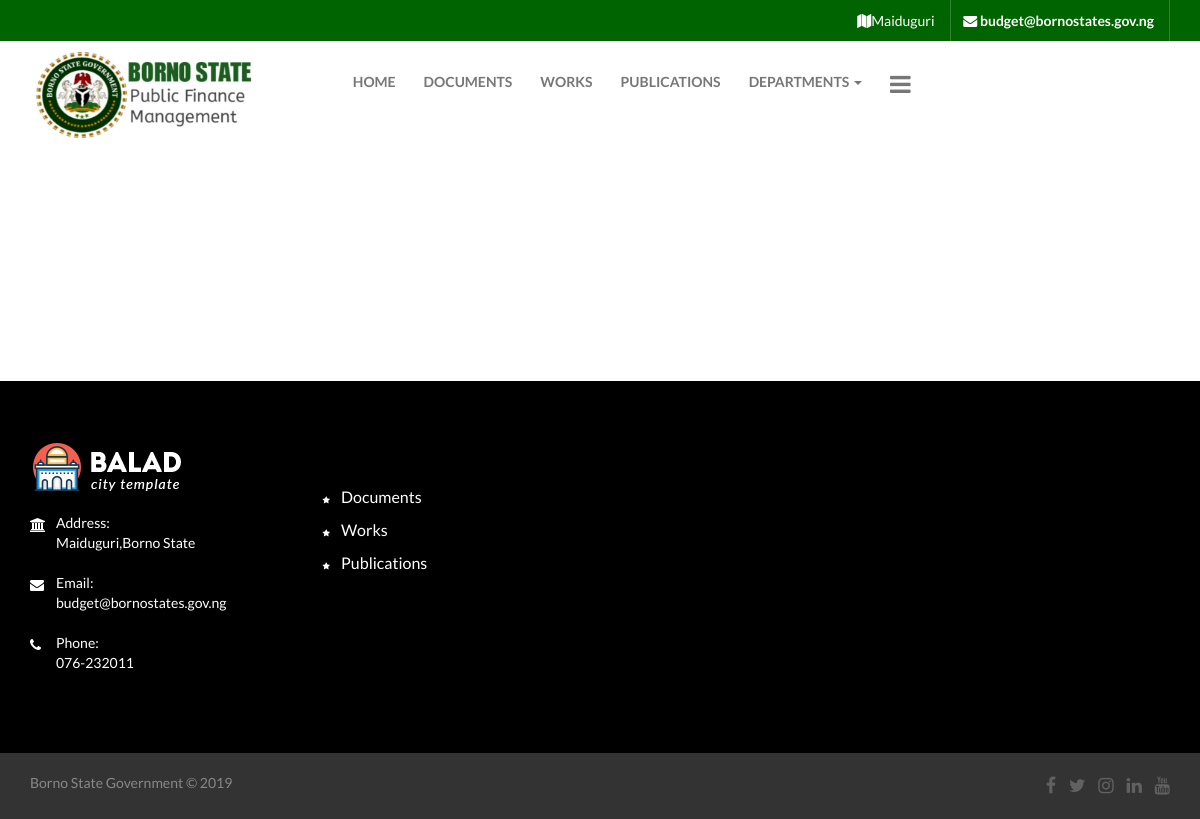
Screenshot of /publications/ with the database file from the repository.
### budget/models.py (models this page shows, shortened)
class Setting(models.Model):
    email = models.CharField(max_length=100)
    phone = models.CharField(max_length=11)
    logo = models.ImageField()
    title = models.CharField(max_length=100)
    address = models.CharField(max_length=100)
    category = models.ForeignKey(Category,on_delete = models.CASCADE,unique=True)
    class Meta:
        verbose_name= 'Setting'
        verbose_name_plural = 'Settings'

### budget/views.py (the view)
# urls.py: path('publications/',views.publications)
def publications(request):
     settings = Setting.objects.get(category_id="2")
     publications = Publication.objects.all()
     context = {
         "settings":settings,
         "publications":publications
     }
     return render(request,'publications.html',context)

### templates/publications.html (shortened to what this page needs)
{% extends 'base.html' %}
{% block body %}
{% load static%}
<div class="main-content p80">
        <br><br><br>
    </div>
{% endblock %}

### templates/partials/nav.html (shortened to what this page needs)
<header class="wf100 header mb-5">
    <div class="topbar">
      <div class="container">
        <div class="row">
          <div class="col-md-6 col-sm-6">
            <ul class="right-links">
              <li> <a href="home-two.html#"><i class="fa fa-map"></i>{{settings.address}}</a> </li>
              <li> <a href="home-two.html#"><i class="fa fa-envelope"></i> <strong>{{settings.email}}</strong></a> </li>
            </ul>
          </div>
        </div>
      </div>
    </div>
    <div class="logo-nav-row">
      <div class="container">
        <div class="row">
          <div class="col-md-12">
            <nav class="navbar">
              <div class="navbar-header">
                <a class="navbar-brand" href="index.html"><img src="{{settings.logo.url}}" style="height:100px"
                    alt=""></a> </div>
              <div class="collapse navbar-collapse" id="bs-example-navbar-collapse-1">
                <ul class="nav navbar-nav">
                  <li><a href="/">HOME</a></li>
                  <li><a href="/documents">DOCUMENTS</a></li>
                  <li><a href="/works">WORKS</a></li>
                  <li><a href="/publications">PUBLICATIONS</a></li>
                  <li class="dropdown"> <a href="#" class="dropdown-toggle" data-toggle="dropdown" role="button" aria-haspopup="true" aria-expanded="true">Departments <span class="caret"></span></a>
                    </li>
                  <li class="bars-btn"><a href="#" id="sidebarCollapse"><i class="fa fa-bars"
                        style="font-size:24px;"></i> </a></li>
                </ul>
              </div>
            </nav>
          </div>
        </div>
      </div>
    </div>
    <br>
  </header>

### templates/partials/footer.html
<footer class="home3 main-footer wf100 ">
            <div class="container">
               <div class="row">
                  <div class="col-md-3 col-sm-6">
                     <div class="textwidget">
                        <img src="images/footer-logo2.png" alt="">
                        <address>
                           <ul>
                              <li> <i class="fa fa-university"></i> <strong>Address:</strong> {{settings.address}},Borno State
                              </li>
                              <li> <i class="fa fa-envelope"></i> <strong>Email:</strong> {{settings.email}}
                              </li>
                              <li> <i class="fa fa-phone"></i> <strong>Phone:</strong> {{settings.phone}}
                              </li>
                           </ul>
                        </address>
                     </div>
                  </div>
                  <div class="col-md-3 col-sm-6">
                     <div class="footer-widget">
                     <br><br>
                        <ul>
                           <li><a href="/documents"><i class="fa fa-star"></i> Documents</a></li>
                           <li><a href="/works"><i class="fa fa-star"></i> Works</a></li>
                           <li><a href="/publications"><i class="fa fa-star"></i> Publications</a></li>
                        </ul>
                     </div>
                  </div>
               </div>
            </div>
         </footer>
         <footer class="footer wf100">
    <div class="container">
      <div class="row">
        <div class="col-md-7 col-sm-7">
          <p class="copyr">Borno State Government © 2019</p>
        </div>
        <div class="col-md-5 col-sm-5">
          <ul class="footer-social">
            <li><a href="#"><i class="fa fa-facebook-f"></i></a></li>
            <li><a href="#"><i class="fa fa-twitter"></i></a></li>
            <li><a href="#"><i class="fa fa-instagram"></i></a></li>
            <li><a href="#"><i class="fa fa-linkedin-in"></i></a></li>
            <li><a href="#"><i class="fa fa-youtube"></i></a></li>
          </ul>
        </div>
      </div>
    </div>
  </footer>

### static/css/color.css (style rules this page uses)
.city-tour strong, ul.reports, .h3-navbar .donate-btn a:hover, .wrap-404 a.back, .wrap-404 button.btn, .main-slider .owl-carousel button.owl-dot span:hover, .main-slider .owl-carousel button.owl-dot.active span, .banner-tags li:hover, .header .topbar, .city-highlights .owl-carousel .owl-nav button.owl-next:hover, .city-highlights .owl-carousel .owl-nav button.owl-prev:hover, .sub-menu a:hover, .logo-nav-row .dropdown-menu>li>a:hover, .slider-caption a:hover, .Mayor-text a:hover, .title-style-2 a:hover, .city-highlights .owl-carousel .owl-nav button.owl- next:hover, .city-highlights .owl-carousel .owl-nav button.owl-prev:hover, .emergency-info, .stay-connected input[type="submit"], .h2-Mayor-msg .Mayor-txt a:hover, .team-heading a:hover, .h3-slider-caption a:hover, .news-details blockquote, .single-post-tags a:hover, .post-comments-form input[type="submit"], .deprt-icon-box a.rm:hover, a.jobs-link:hover, .community-links-style-two li a img, .widget .upcoming-events li:hover .edate, .contact-team, .newsletter-style2 button, .post-comments-form input[type="submit"], .service-page-bottom .newsletter-form button, .city-updates li.more-news a:hover, .department-links li a, .contact-form input[type="submit"], .event-date-share .edate, .event-gallery .eg-thumb a:hover, a.dbutton, .dn-btn, .single-donation-box .progress .progress-bar, li.form-submit button, .donator-details input[type="submit"], .login-box input[type="submit"], .login-account, .register-account input[type="submit"], .home3.emergency-numbers .newsletter-form button { background-color: #006400; }

### static/css/all.css (style rules this page uses)
.fa, .fas, .far, .fal, .fab { -moz-osx-font-smoothing: grayscale; -webkit-font-smoothing: antialiased; display: inline-block; font-style: normal; font-variant: normal; text-rendering: auto; line-height: 1; }
.fa-bars:before { content: "\f0c9"; }
.fa-envelope:before { content: "\f0e0"; }
.fa-facebook-f:before { content: "\f39e"; }
.fa-instagram:before { content: "\f16d"; }
.fa-linkedin-in:before { content: "\f0e1"; }
.fa-map:before { content: "\f279"; }
.fa-phone:before { content: "\f095"; }
.fa-star:before { content: "\f005"; }
.fa-twitter:before { content: "\f099"; }
.fa-university:before { content: "\f19c"; }
.fa-youtube:before { content: "\f167"; }
.fa, .fas { font-family: 'FontAwesome'; font-weight: 900; }

### templates/base.html (style rules this page uses)
.logo-nav-row .navbar-brand { padding: 0px 0; }

### rows the page displays
Setting: address "Maiduguri", email "budget@bornostates.gov.ng", logo (picture), phone "076-232011"
